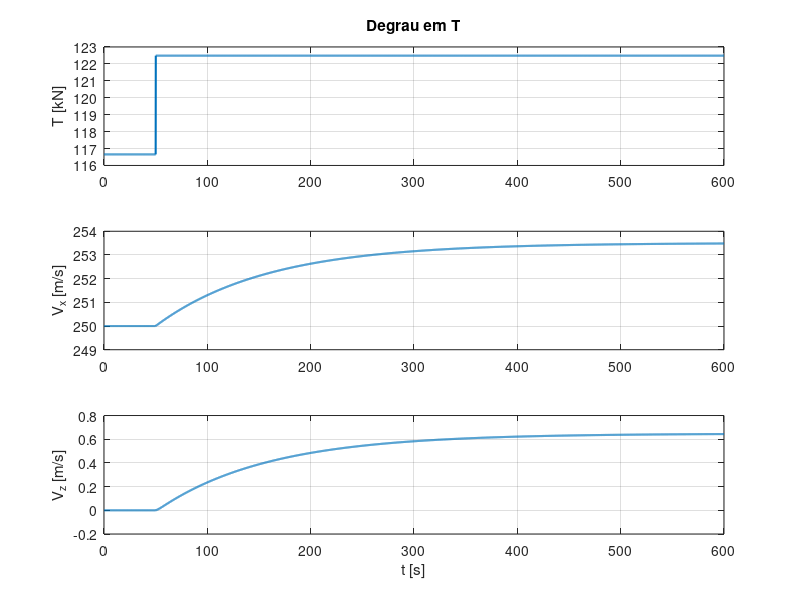
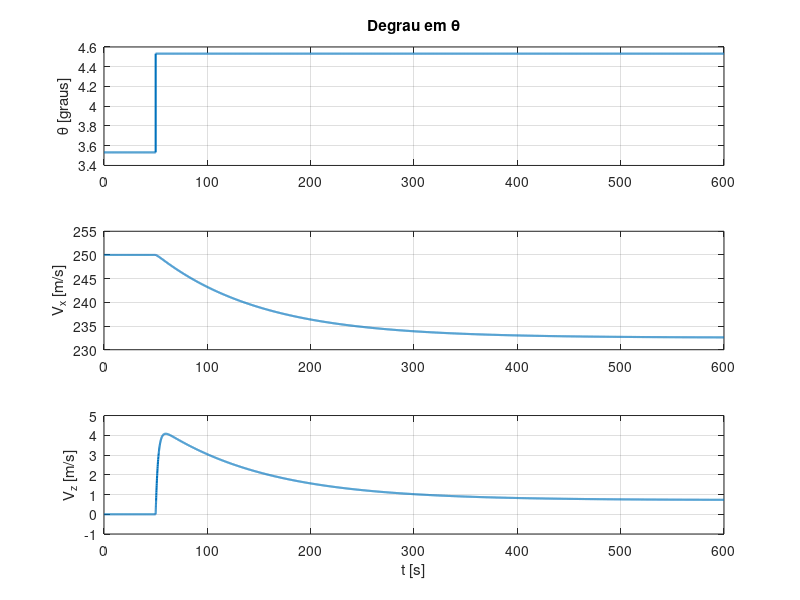

Reproduce these figures in MATLAB, in order.
clear; clc; close all;

%% 1. Dados do Boeing 787
area_asa = 325;        % m^2
m = 180000;            % kg
gravidade = 9.80665;       % m/s^2
T0 = 288.15;           % K
Taxa_L = 0.0065;      % K/m 
P0 = 101325;           % Pa
M  = 0.0289644;        % kg/mol
R  = 287.05;           % J/(kg*K)
Rho0 = 1.225;           %
h = 11000;               % m
phi0 = 0; 

% cálculo da densidade do ar

massa_min = 126000;    % kg
massa_max = 253000;    % kg

Rho = @(h) Rho0 * ( 1 - Taxa_L * h / T0 ) ^ (gravidade / (R * Taxa_L) - 1);


%% 2. Condicoes de 

V_vento = [0; 
           0];           % m/s

V_aviao = [250;
           0];

% phi = arctan(Vaz / Vax) 

V_aparente = V_vento - V_aviao;

V_norm = norm(V_aparente);

phi  = pi - atan2(V_aparente(2),V_aparente(1));

% Pressao dinamica
q = 0.5 * Rho(h) * V_norm^2;

%% 3. Coeficientes aerodinamicos
% https://github.com/junzis/openap/blob/master/openap/data/dragpolar/b789.yml
% aircraftinvestigation.info/airplanes/Boeing_787-9.html
CL0 = 0.16;
CLalpha = 5.12;        % 1/rad

% Arrasto (OpenAP)
% github.com/junzis/openap
CD0 = 0.022;
k = 0.042;

% alpha 
alpha = @(theta, phi) theta + phi; 

% Assumindo alpha = theta
CL = @(theta, phi) CL0 + CLalpha * alpha(theta,phi);
CD = @(theta, phi) CD0 + k * CL(theta,phi).^2;

%% 4. Forcas aerodinamicas
L = @(theta, phi) q * area_asa * CL(theta,phi);
D = @(theta, phi) q * area_asa * CD(theta,phi);

%% 5. Equacoes de equilibrio

% Equilibrio horizontal
eq_horizontal = @(T, theta) T*cos(theta) + L(theta, phi) * sin(phi) - D(theta, phi) * cos(phi); % Vx 

% Equilibrio vertical
eq_vertical = @(T, theta, m) T*sin(theta) + L(theta, phi) * cos(phi) + D(theta, phi) * sin(phi) - m*gravidade; % Vz 

% Sistema das duas equacoes
% x(1) = T
% x(2) = theta

sistema = @(x, m) [
    eq_horizontal(x(1), x(2));
    eq_vertical(x(1), x(2), m)
    ];

x0 = [100000; 0.05];
solucao = fsolve(@(x) sistema(x, m), x0)

T = solucao(1)
theta = solucao(2)

%% 6. Equacoes da dinamica
% m * dVx/dt = T*cos(theta) + L*sin(phi) - D*cos(phi)
% m * dVz/dt = T*sin(theta) + L*cos(phi) + D*sin(phi) - m*g

V_aparente_din = @(Vx, Vz) V_vento - [Vx; Vz];
phi_din = @(Vx, Vz) atan2(V_vento(2) - Vz, Vx - V_vento(1));   % mesmo phi de cima
q_din   = @(Vx, Vz) 0.5 * Rho(h) * norm(V_aparente_din(Vx, Vz))^2;
L_din   = @(theta, Vx, Vz) q_din(Vx, Vz) * area_asa * CL(theta, phi_din(Vx, Vz));
D_din   = @(theta, Vx, Vz) q_din(Vx, Vz) * area_asa * CD(theta, phi_din(Vx, Vz));

% Forca horizontal (Vx)
Fx = @(T, theta, Vx, Vz) T*cos(theta) + L_din(theta, Vx, Vz) * sin(phi_din(Vx, Vz)) - D_din(theta, Vx, Vz) * cos(phi_din(Vx, Vz));
% Forca vertical (Vz)
Fz = @(T, theta, Vx, Vz) T*sin(theta) + L_din(theta, Vx, Vz) * cos(phi_din(Vx, Vz)) + D_din(theta, Vx, Vz) * sin(phi_din(Vx, Vz)) - m*gravidade;
% estados:  x = [Vx; Vz]
% entradas: u = [T; theta]
dinamica = @(x, u) [
    Fx(u(1), u(2), x(1), x(2)) / m;
    Fz(u(1), u(2), x(1), x(2)) / m
    ];

%% 7. Simulacao: equilibrio e depois degrau (modelo nao linear)

% Ponto de equilibrio
x_eq = V_aviao;            % [Vx; Vz] de equilibrio
u_eq = solucao;            % [T; theta] de equilibrio

% Tamanho dos degraus
dT = 0.05 * abs(T);        % degrau de 5% no empuxo
dtheta = deg2rad(1);       % degrau de 1 grau em theta

% Tempo
t_degrau = 50;             % s  (instante do degrau)
t_final  = 600;            % s
opcoes = odeset('MaxStep', 0.5);

% Entradas: equilibrio ate t_degrau, depois degrau
u_T  = @(t) u_eq + (t >= t_degrau) * [dT; 0];
u_th = @(t) u_eq + (t >= t_degrau) * [0; dtheta];

% Simulacao
[t1, x1] = ode45(@(t,x) dinamica(x, u_T(t)),  [0 t_final], x_eq, opcoes);
[t2, x2] = ode45(@(t,x) dinamica(x, u_th(t)), [0 t_final], x_eq, opcoes);

% Degrau em T
figure;
subplot(3,1,1); plot(t1, (T + dT*(t1 >= t_degrau))/1e3, 'LineWidth', 1.5); grid on; ylabel('T [kN]'); title('Degrau em T');
subplot(3,1,2); plot(t1, x1(:,1), 'LineWidth', 1.5); grid on; ylabel('V_x [m/s]');
subplot(3,1,3); plot(t1, x1(:,2), 'LineWidth', 1.5); grid on; ylabel('V_z [m/s]'); xlabel('t [s]');

% Degrau em theta
figure;
subplot(3,1,1); plot(t2, rad2deg(theta + dtheta*(t2 >= t_degrau)), 'LineWidth', 1.5); grid on; ylabel('\theta [graus]'); title('Degrau em \theta');
subplot(3,1,2); plot(t2, x2(:,1), 'LineWidth', 1.5); grid on; ylabel('V_x [m/s]');
subplot(3,1,3); plot(t2, x2(:,2), 'LineWidth', 1.5); grid on; ylabel('V_z [m/s]'); xlabel('t [s]');
